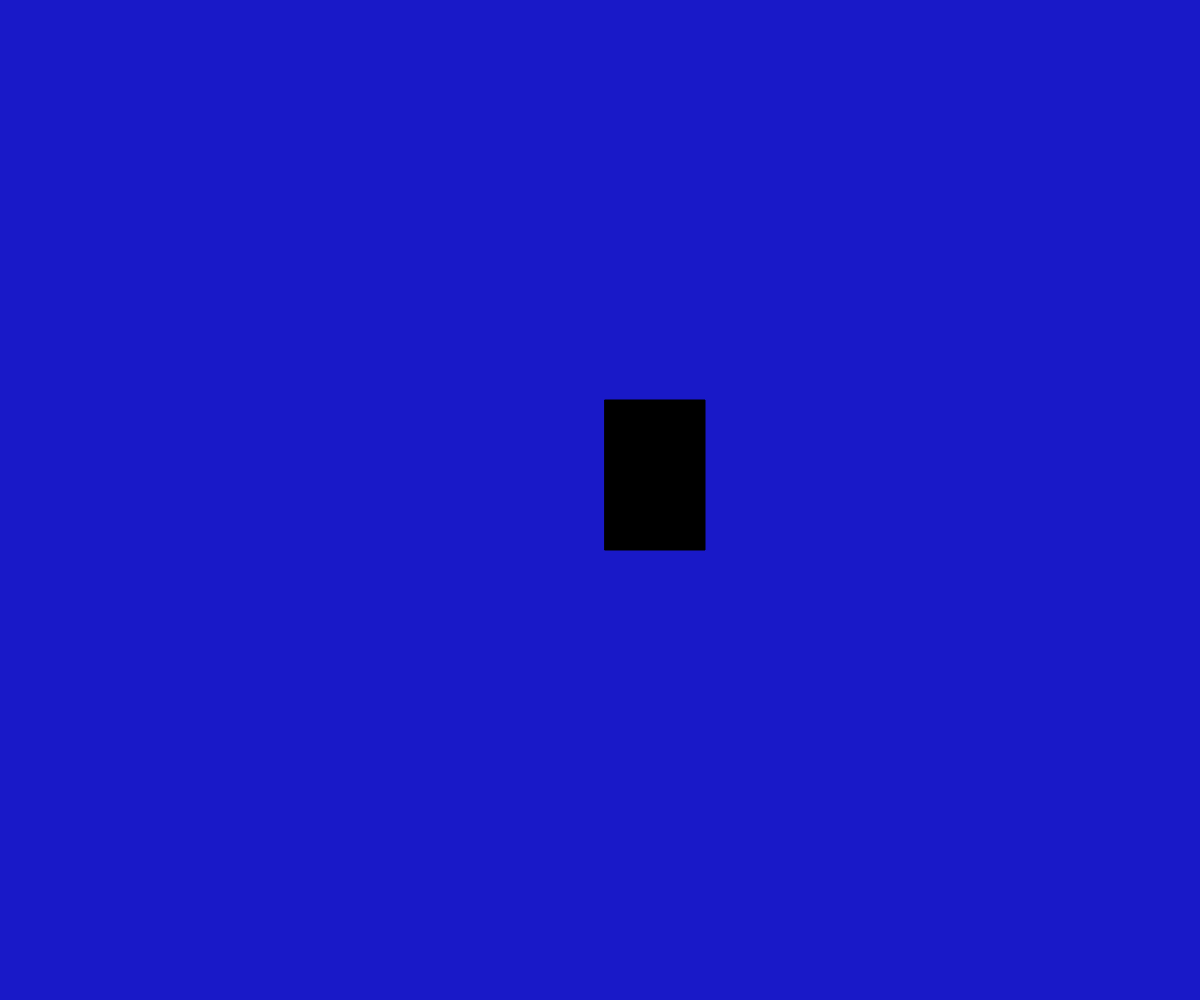
Frame 1 (no input)
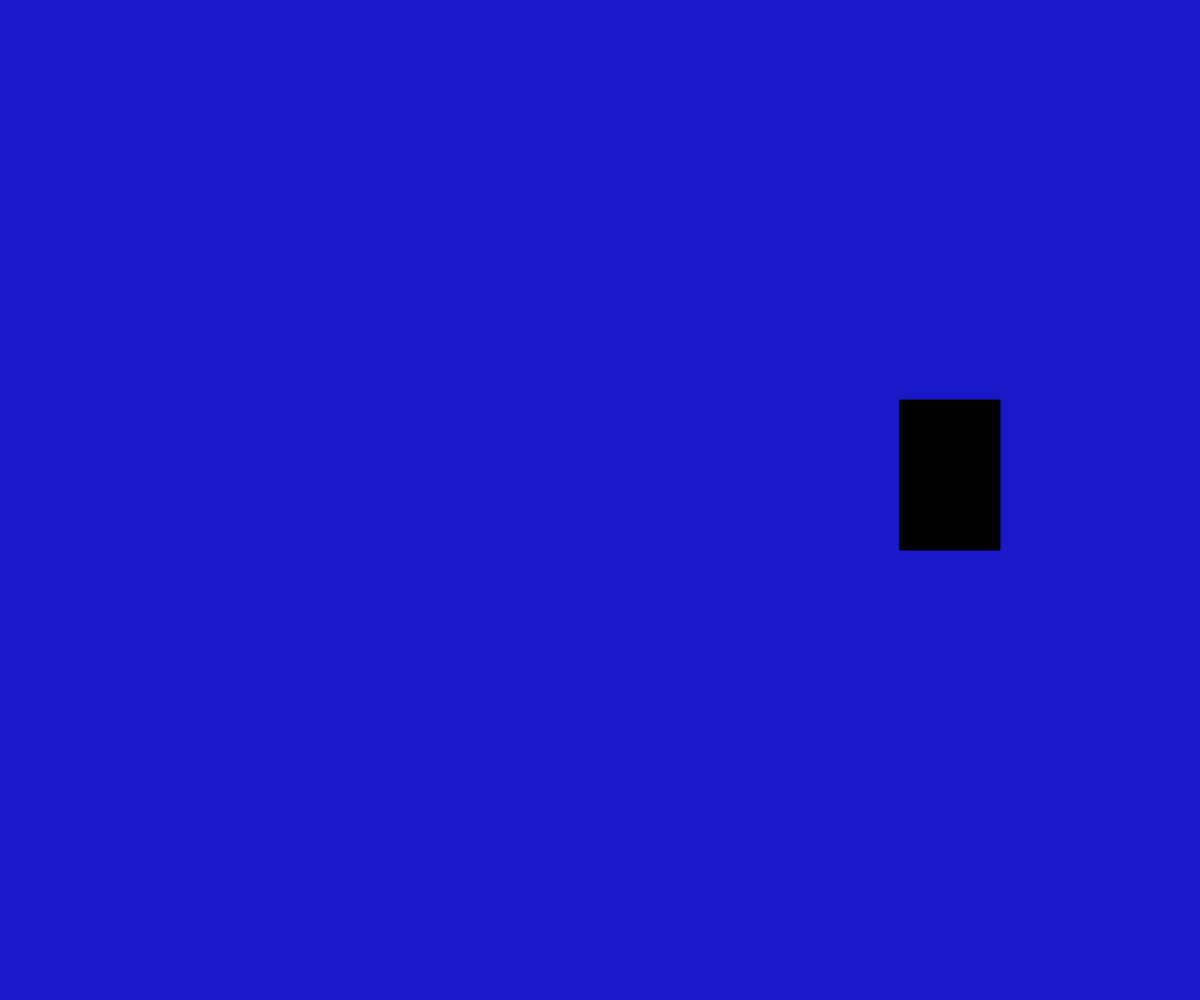
Frame 60 (no input)
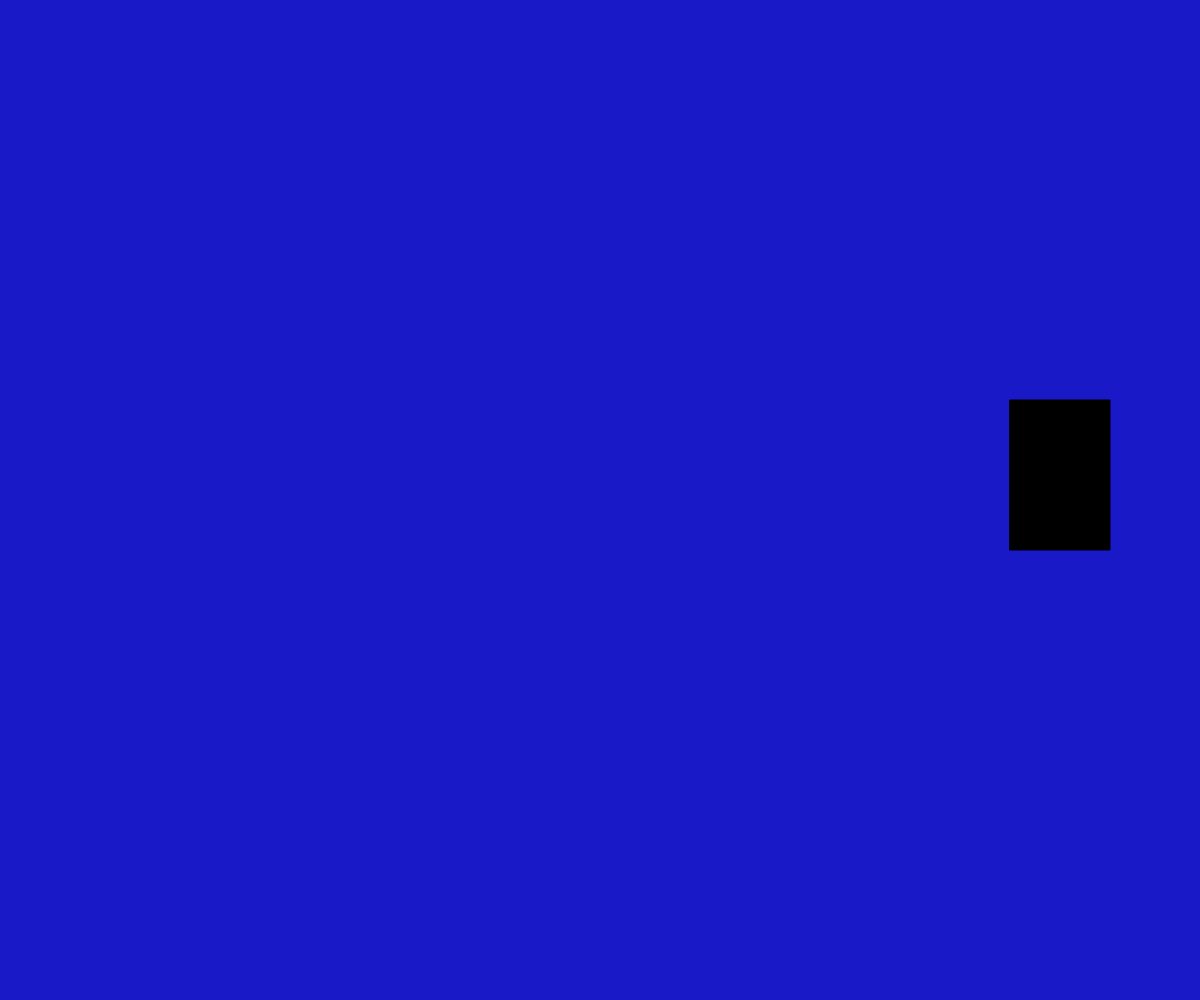
Frame 120 (the mouse pressed at the canvas centre since frame 60)

The p5.js sketch that drew these frames (run headless with seeded random() and noise() and a simulated clock; from frame 60 on, the mouse is pressed at the canvas centre):

// p5.js sketch
// ── sketch.js
// Project Title
// Your Name
// Date
//
// Extra for Experts:
// - describe what you did to take this project "above and beyond"

let x;
let dx;
let rectwidth;

function setup() {
  createCanvas(windowWidth, windowHeight);
  x = width/2;
  dx = 5;
  rectwidth = 100;
}
function draw() {
  background(25, 25, 200);
  x += dx;
  if (x > width - rectwidth || x  < 0){
    dx = dx * -1;
  }
  fill(0,0,0)
  rect(x,400, rectwidth,150);
}
